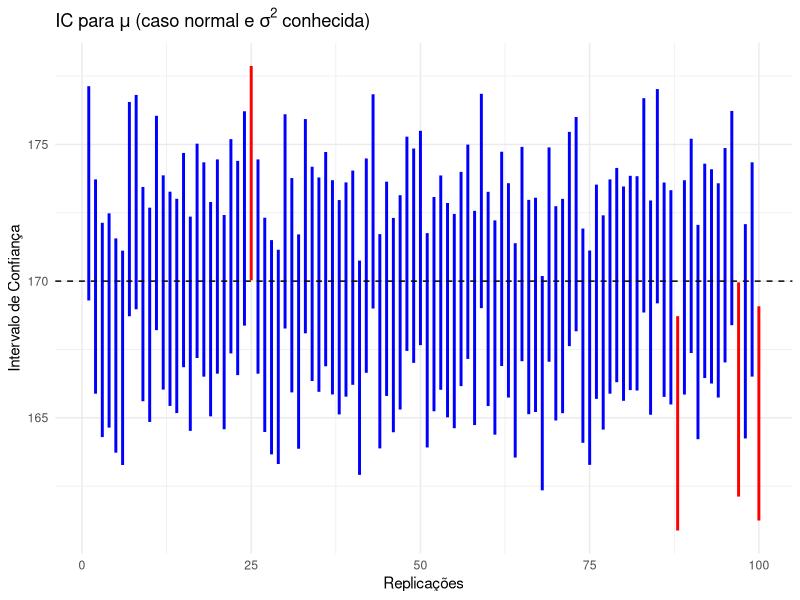
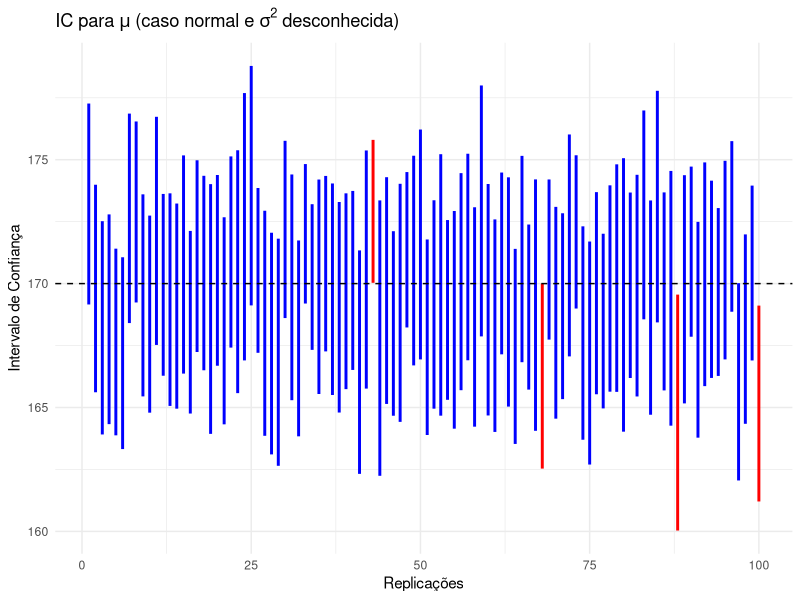
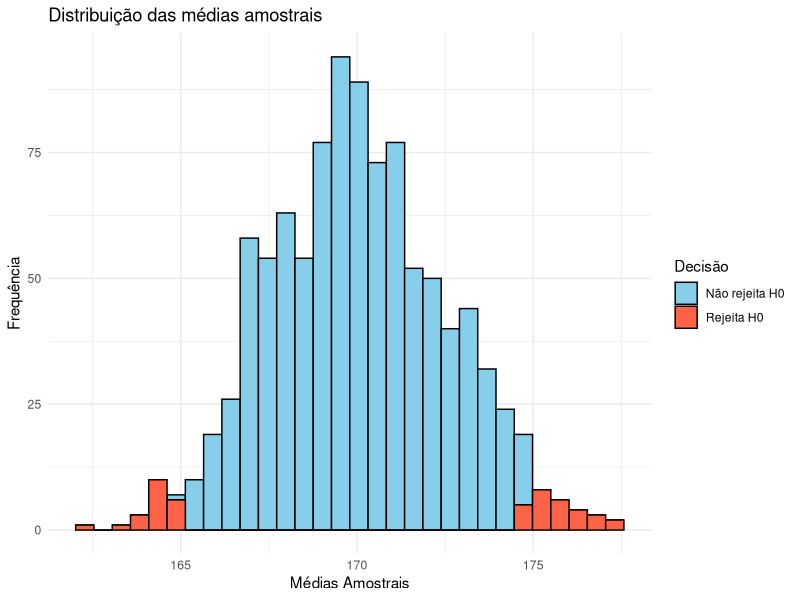
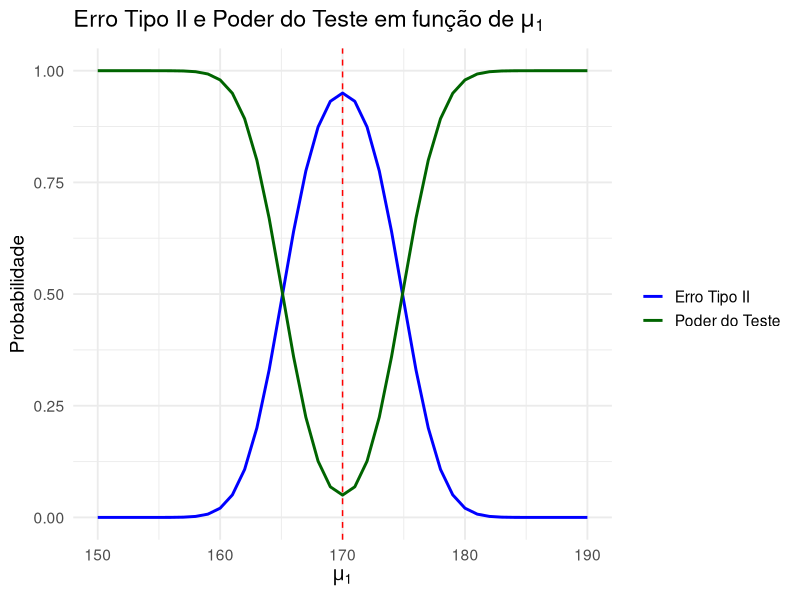
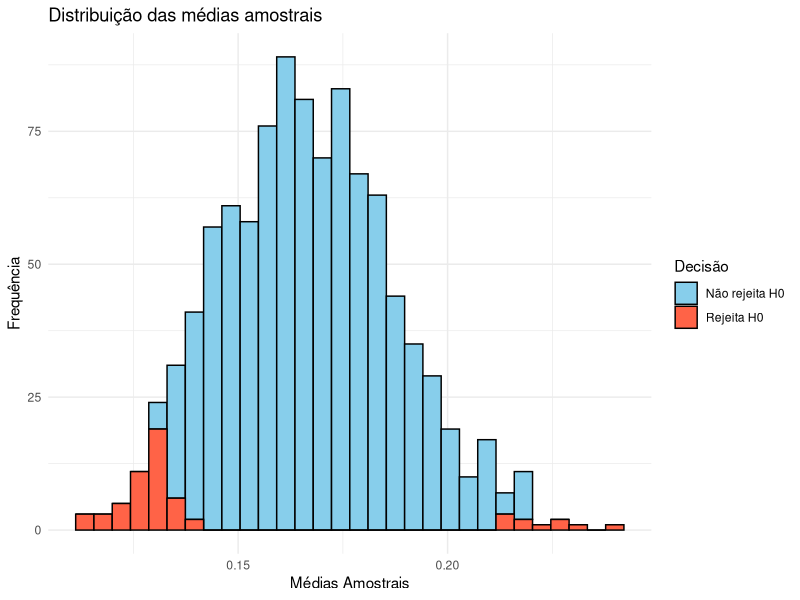
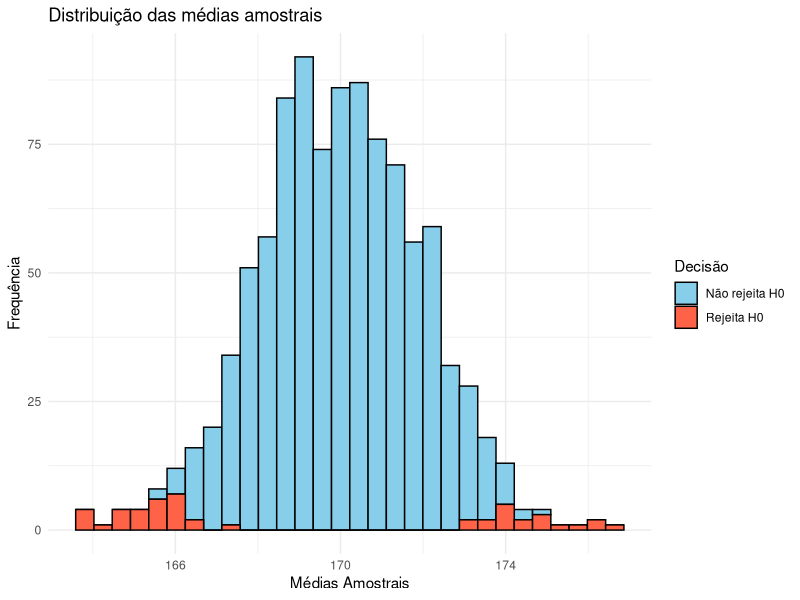

Write R code to recreate these figures, in order.
## ---- chunk 1
library(ggplot2)
library(tidyverse)
## ---- chunk 2
# Nível de confiança
conf = 0.95
# Nível de significância
alfa = 1-conf
# Valor crítico
z_critico = qnorm(alfa/2,lower.tail=F)
## ---- chunk 3
# Parâmetros populacionais de X
media_real = 170
sigma_real = 10

# Tamanho da amostra
n = 25

# Quantidade de réplicas
B = 100

# Nível de confiança
Conf = 0.95

# Nível de signifiância
Alfa = 1-Conf

# Cria o vetor de B médias amostrais da população teórica
set.seed(2025)
medias = replicate(B, mean(rnorm(n, media_real, sigma_real)))

# Z crítico e erro padrão
z_critico = qnorm(Alfa/2,lower.tail=F)
erro_padrao = sigma_real / sqrt(n)

# Intervalos de confiança
inferior = medias - z_critico * erro_padrao
superior = medias + z_critico * erro_padrao

# Verifica se o intervalo contém o valor verdadeiro
Contem = inferior <= media_real & superior >= media_real

# Cobertura dos intervalos
Cobertura = sum(Contem)/length(Contem)

# Dados para o gráfico
dados = data.frame(
  Replica = 1:B,
  Inferior = inferior,
  Superior = superior,
  Contem = Contem
)

ggplot(dados, aes(x = Replica)) +
  geom_segment(aes(xend = Replica, y = Inferior, yend = Superior, color = Contem), size = 1) +
  geom_hline(yintercept = media_real, linetype = "dashed", color = "black") +
  scale_color_manual(values = c("TRUE" = "blue", "FALSE" = "red")) +
  labs(
title = expression("IC para " * mu * " (caso normal e " * sigma^2 * " conhecida)"),
    x = "Replicações",
    y = "Intervalo de Confiança"
  ) +
  theme_minimal()+
  theme(legend.position = "none")
## ---- chunk 4
# Parâmetros populacionais de X
media_real = 170
sigma_real = 10

# Tamanho da amostra
n = 25

# Quantidade de réplicas
B = 100

# Nível de confiança
Conf = 0.95

# Nível de signifiância
Alfa = 1-Conf

# Cria o vetor de B médias amostrais da população teórica
set.seed(2025)
medias = replicate(B, mean(rnorm(n, media_real, sigma_real)))

# Cria o vetor de B desvios padrões amostrais da população teórica
set.seed(2025)
desvios_padroes = replicate(B, sd(rnorm(n, media_real, sigma_real)))

# T crítico e erros padrões
t_critico = qt(Alfa/2,df=n-1,lower.tail=F)
erros_padroes = desvios_padroes / sqrt(n)

# Intervalos de confiança
inferior = medias - t_critico * erros_padroes
superior = medias + t_critico * erros_padroes

# Verifica se o intervalo Contem o valor verdadeiro
Contem = inferior <= media_real & superior >= media_real

# Cobertura dos intervalos
Cobertura = sum(Contem)/length(Contem)

# Dados para o gráfico
dados = data.frame(
  Replica = 1:B,
  Inferior = inferior,
  Superior = superior,
  Contem = Contem
)

ggplot(dados, aes(x = Replica)) +
  geom_segment(aes(xend = Replica, y = Inferior, yend = Superior, color = Contem), size = 1) +
  geom_hline(yintercept = media_real, linetype = "dashed", color = "black") +
  scale_color_manual(values = c("TRUE" = "blue", "FALSE" = "red")) +
  labs(
title = expression("IC para " * mu * " (caso normal e " * sigma^2 * " desconhecida)"),
    x = "Replicações",
    y = "Intervalo de Confiança"
  ) +
  theme_minimal()+
  theme(legend.position = "none")
## ---- chunk 5
# Parâmetros populacionais de X
media_real <- 170
sigma_real <- 10

# Tamanho da amostra
n <- 16

# Número de réplicas (simulações)
B <- 1000

# Nível de significância
alfa <- 0.05

# Simulação das médias amostrais
set.seed(2025)
medias <- replicate(B, mean(rnorm(n, media_real, sigma_real)))

# Z crítico
z_critico <- qnorm(alfa/2,lower.tail=F)

# valores criticos de xbarra
L <- media_real-z_critico*sigma_real/sqrt(n)
U <- media_real+z_critico*sigma_real/sqrt(n)

# Cria um data frame com os valores das medias e decisão do teste
df <- data.frame(medias = medias) %>%
  mutate(rejeita_H0 = medias >= U | medias <= L )

# Porcentagem de testes que rejeitaram a hipótese nula
rejeicao = mean(df$rejeita_H0)

# Gráfico
ggplot(df, aes(x = medias, fill = rejeita_H0)) +
  geom_histogram(color = "black") +
  scale_fill_manual(values = c("FALSE" = "skyblue", "TRUE" = "tomato"),
                    labels = c("Não rejeita H0", "Rejeita H0"),
                    name = "Decisão") +
  labs(title = "Distribuição das médias amostrais",
       x = "Médias Amostrais",
       y = "Frequência") +
  theme_minimal()
## ---- chunk 6
ErroTipoII = function(n, sigma_real, alfa, mu0, mu1){
  # Calcula o valor crítico para teste bilateral
  z_critico = qnorm(alfa / 2, lower.tail = FALSE)
  # Define os limites da região crítica
  L = mu0 - z_critico * sigma_real / sqrt(n)
  U = mu0 + z_critico * sigma_real / sqrt(n)
  # Calcula o erro tipo II: probabilidade de não rejeitar H0 quando mu = mu1
  Beta = pnorm(U, mean = mu1, sd = sigma_real / sqrt(n)) -
                 pnorm(L, mean = mu1, sd = sigma_real / sqrt(n))
  return(Beta)
}

PoderDoTeste = function(n, sigma_real, alfa, mu0, mu1){
  1 - ErroTipoII(n, sigma_real, alfa, mu0, mu1)
}
## ---- chunk 7
# Parâmetros fixos
n <- 16
alfa <- 0.05
mu0 <- 170
sigma_real <- 10

# Variação de mu1
mu1_vals <- seq(150, 190, by = 1)

# Erro do tipo II
betas <- ErroTipoII(n=n, sigma_real=sigma_real, alfa=alfa,
                        mu0=mu0, mu1=mu1_vals)

# Poder do teste
poderes <- PoderDoTeste(n=n, sigma_real=sigma_real, alfa=alfa,
                        mu0=mu0, mu1=mu1_vals)  

# Data frame para plotagem
dados <- data.frame(mu1 = mu1_vals,
                    betas = betas,
                    poderes = poderes)
## ---- chunk 8
# Gráfico com as duas linhas
ggplot(dados, aes(x = mu1)) +
  geom_line(aes(y = betas, color = "Erro Tipo II"), size = 1) +
  geom_line(aes(y = poderes, color = "Poder do Teste"), size = 1) +
  geom_vline(xintercept = mu0, linetype = "dashed", color = "red") +
  scale_color_manual(values = c("Erro Tipo II" = "blue", "Poder do Teste" = "darkgreen")) +
  labs(
  title = expression("Erro Tipo II e Poder do Teste em função de " * mu[1]),
  x = expression(mu[1]),
  y = "Probabilidade",
  color = ""
) +
  theme_minimal(base_size = 14)
## ---- chunk 9
# Parâmetros populacionais de X
p_real=0.6

# Tamanho da amostra
n <- 100

# Número de réplicas (simulações)
B <- 1000

# Nível de significância
alfa <- 0.05

# Simulação das médias amostrais
set.seed(2025)
props <- replicate(B, mean(rbinom(n, size=1,p=p_real)))

# Z crítico
z_critico <- qnorm(alfa/2,lower.tail=F)

# Desvio padrão
desvio_padrao <- sqrt((p_real*(1-p_real))/n)

# valores criticos de xbarra
L <- p_real-z_critico*desvio_padrao
U <- p_real+z_critico*desvio_padrao

# Cria um data frame com os valores das medias e decisão do teste
df <- data.frame(props = props) %>%
  mutate(rejeita_H0 = props >= U | props <= L )

# Porcentagem de testes que rejeitaram a hipótese nula
rejeicao = mean(df$rejeita_H0)
## ---- chunk 10
ErroTipoII = function(n, alfa, p0, p1){
  # Calcula o valor crítico para teste bilateral
  z_critico = qnorm(alfa / 2, lower.tail = FALSE)
  # Define os limites da região crítica
  L = p0 - z_critico * sqrt((p0*(1-p0))) / sqrt(n)
  U = p0 + z_critico * sqrt((p0*(1-p0))) / sqrt(n)
  # Calcula o erro tipo II: probabilidade de não rejeitar H0 quando mu = mu1
  Beta = pnorm(U, mean = p1, sd = sqrt((p1*(1-p1))) / sqrt(n)) -
                 pnorm(L, mean = p1, sd = sqrt((p1*(1-p1))) / sqrt(n))
  return(Beta)
}

PoderDoTeste = function(n, alfa, p0, p1){
  1 - ErroTipoII(n, alfa, p0, p1)
}
## ---- chunk 11
# Parâmetros fixos
n <- 100
alfa <- 0.05
p0 <- 0.6

# Variação de mu1
p1_vals <- seq(0.3, 0.9, by = 0.05)

# Erro do tipo II
betas <- ErroTipoII(n=n, alfa=alfa,
                        p0=p0, p1=p1_vals)

# Poder do teste
poderes <- PoderDoTeste(n=n, alfa=alfa,
                        p0=p0, p1=p1_vals) 

# Data frame para plotagem
dados <- data.frame(p1 = p1_vals,
                    betas = betas,
                    poderes = poderes)
## ---- chunk 12
# Parâmetros populacionais de X
lambda_real <- 6
media_real <- 1/lambda_real

# Tamanho da amostra
n <- 64

# Número de réplicas (simulações)
B <- 1000

# Nível de significância
alfa <- 0.05

# Simulação das médias amostrais
set.seed(2025)
medias <- replicate(B, mean(rexp(n, rate=lambda_real)))

# Simulação dos desvios padrões amostrais
set.seed(2025)
desvios_padroes <- replicate(B, sd(rexp(n, rate=lambda_real)))

# Z crítico
z_critico <- qnorm(alfa/2,lower.tail=F)

# valores criticos de xbarra
L <- media_real-z_critico*desvios_padroes /sqrt(n)
U <- media_real+z_critico*desvios_padroes /sqrt(n)

# Cria um data frame com os valores das medias e decisão do teste
df <- data.frame(medias = medias) %>%
  mutate(rejeita_H0 = medias >= U | medias <= L )

# Porcentagem de testes que rejeitaram a hipótese nula
rejeicao = mean(df$rejeita_H0)

# Gráfico
ggplot(df, aes(x = medias, fill = rejeita_H0)) +
  geom_histogram(color = "black", bins = 30) +
  scale_fill_manual(values = c("FALSE" = "skyblue", "TRUE" = "tomato"),
                    labels = c("Não rejeita H0", "Rejeita H0"),
                    name = "Decisão") +
  labs(title = "Distribuição das médias amostrais",
       x = "Médias Amostrais",
       y = "Frequência") +
  theme_minimal()
## ---- chunk 13
# Parâmetros populacionais de X
media_real <- 170
sigma_real <- 10

# Tamanho da amostra
n <- 25

# Número de réplicas (simulações)
B <- 1000

# Nível de significância
alfa <- 0.05

# Simulação das médias amostrais
set.seed(2025)
medias <- replicate(B, mean(rnorm(n, media_real, sigma_real)))
# Simulação dos desvios padroes amostrais
set.seed(2025)
desvios_padroes <- replicate(B, sd(rnorm(n, media_real, sigma_real)))

# Z crítico
t_critico <- qt(alfa/2,df=n-1,lower.tail=F)

# valores criticos de xbarra
L <- media_real-t_critico*desvios_padroes/sqrt(n)
S <- media_real+t_critico*desvios_padroes/sqrt(n)

# Cria um data frame com os valores das medias e a decisão do teste
df <- data.frame(medias = medias) %>%
  mutate(rejeita_H0 = medias >= S | medias <= L )

# Porcentagem de testes que rejeitaram a hipótese nula
rejeicao = mean(df$rejeita_H0)

# Gráfico
ggplot(df, aes(x = medias, fill = rejeita_H0)) +
  geom_histogram(color = "black", bins = 30) +
  scale_fill_manual(values = c("FALSE" = "skyblue", "TRUE" = "tomato"),
                    labels = c("Não rejeita H0", "Rejeita H0"),
                    name = "Decisão") +
  labs(title = "Distribuição das médias amostrais",
       x = "Médias Amostrais",
       y = "Frequência") +
  theme_minimal()
## ---- chunk 14
# Parâmetros populacionais de X
media_real <- 170
sigma_real <- 10
sigma2_real <- 100

# Tamanho da amostra
n <- 16

# Número de réplicas (simulações)
B <- 1000

# Nível de significância
alfa <- 0.05

# Simulação das médias amostrais
set.seed(2025)
vars <- replicate(B, var(rnorm(n, media_real, sigma_real)))

# Estatística de teste
chi = (n-1)*vars/sigma2_real

# valores críticos
chi_critico1 <-  qchisq(alfa/2,df=n-1)
chi_critico2 <-  qchisq(alfa/2,df=n-1,lower.tail=F)

# Cria um data frame com os valores das medias e a decisão do teste
df <- data.frame(chi = chi) %>%
  mutate(rejeita_H0 = chi <= chi_critico1 | chi >= chi_critico2 )

# Porcentagem de testes que rejeitaram a hipótese nula
rejeicao = mean(df$rejeita_H0)
